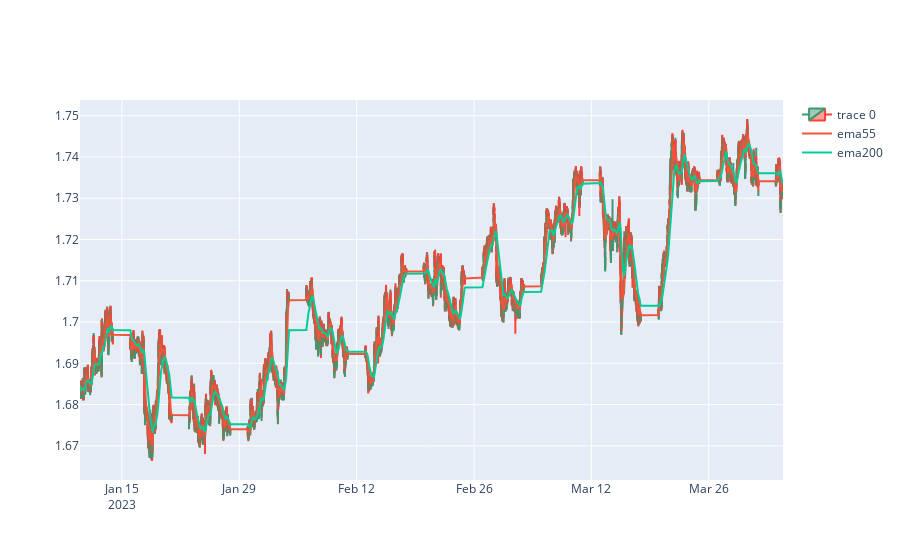

Here is the notebook cell this chart was saved with:
### Code cell
fig = go.Figure(
    data=[go.Candlestick(x=df['Date'],  open=df['Open'], high=df['High'], low=df['Low'], close=df['Close']),
          go.Scatter(x=df['Date'], y=df['ema55'], name='ema55'),
          go.Scatter(x=df['Date'], y=df['ema200'], name='ema200')
          ])


fig.update_layout(xaxis_rangeslider_visible=False)
fig.show()

### Figure 1 — Plotly figure (JSON) as saved in the notebook; plotly's stock layout.template omitted (floating-point values rounded to 4 significant figures; data arrays with more than 128 entries replaced by an {"elided": "..."} marker saying what was removed)
{"data": [{"close": {"elided": "17005 float values"}, "high": {"elided": "17005 float values"}, "low": {"elided": "17005 float values"}, "open": {"elided": "17005 float values"}, "type": "candlestick", "x": {"elided": "17005 str values"}}, {"name": "ema55", "type": "scatter", "x": {"elided": "17005 str values"}, "y": {"elided": "17005 float values"}}, {"name": "ema200", "type": "scatter", "x": {"elided": "17005 str values"}, "y": {"elided": "17005 float values"}}], "layout": {"xaxis": {"rangeslider": {"visible": false}}}}
